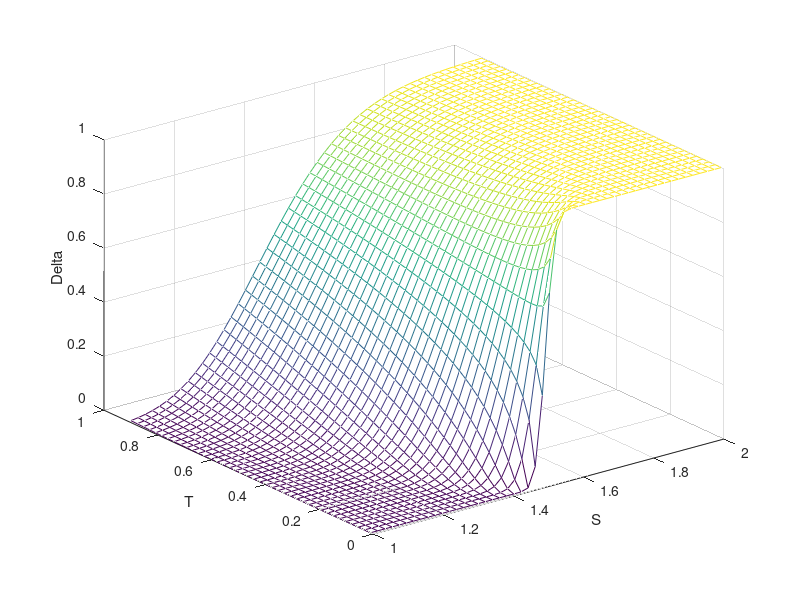
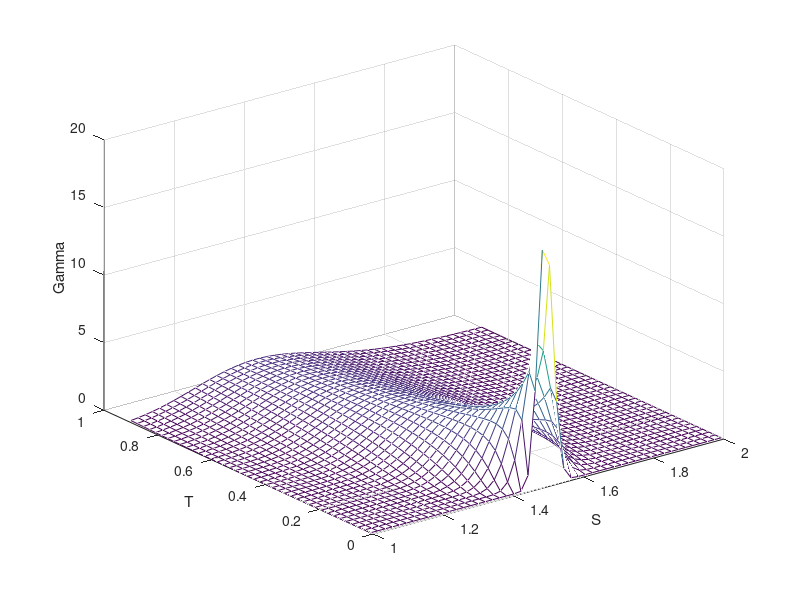
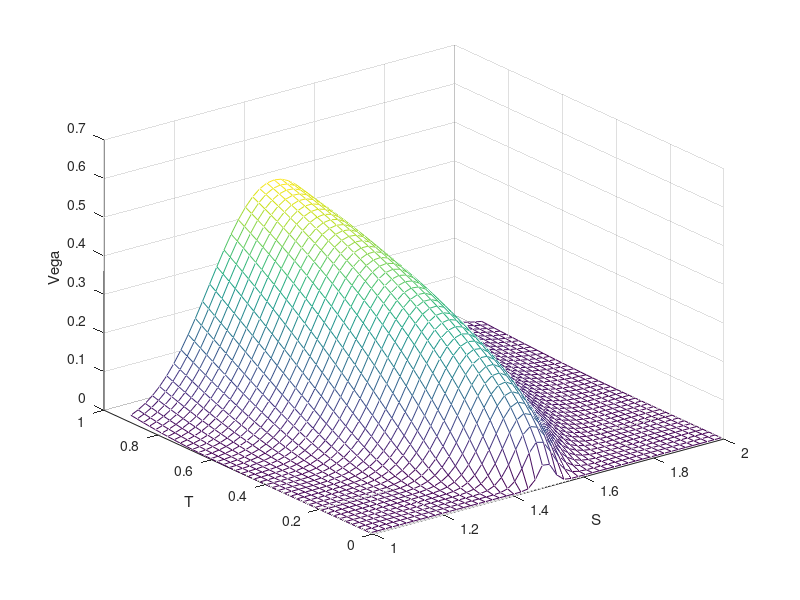
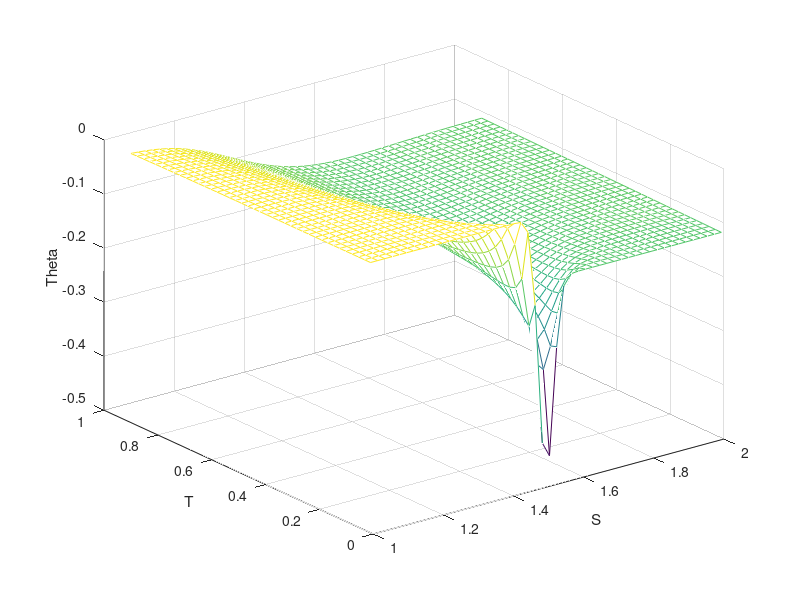

Write the MATLAB code that produced these figures, in order.
S=linspace(1,2,50);
%S=[1,1.3,1.5,1.7,2];
T=linspace(0.01,0.9,40);
%T=[0.1,0.3,0.5];
[SS,TT]=meshgrid(S,T);

k=1.5;
sigma=0.14;
r=0.08;

D1=(log(SS/k)+(r+sigma^2/2)*TT)./(sigma*sqrt(TT));
D2=(log(SS/k)+(r-sigma^2/2)*TT)./(sigma*sqrt(TT));

%==========================
%3D mesh
%==========================
%Delta
DELTAc=normcdf(D1);
DELTAp=normcdf(D1)-1;
figure(1);
mesh(SS,TT,DELTAc);
xlabel('S');ylabel('T');zlabel('Delta');

%Gamma
GAMMA = normpdf(D1)./(SS*sigma.*sqrt(TT));
figure(2);
mesh(SS,TT,GAMMA);
xlabel('S');ylabel('T');zlabel('Gamma');

%Vega
VEGA = SS.*sqrt(TT).*normpdf(D1);
figure(3);
mesh(SS,TT,VEGA);
xlabel('S');ylabel('T');zlabel('Vega');

%Theta
THETAc = -SS*sigma.*normpdf(D1)./(2*sqrt(TT))-k*r*exp(-r*TT).*normcdf(D2);
THETAp = -SS*sigma.*normpdf(D1)./(2*sqrt(TT))-k*r*exp(-r*TT).*(normcdf(D2)-1);
figure(4);
mesh(SS,TT,THETAc);
xlabel('S');ylabel('T');zlabel('Theta');

%==========================
%2D plot
%==========================
%Delta
figure(5);
plot(S,DELTAc(1,:),S,DELTAc(5,:),S,DELTAc(14,:),S,DELTAc(23,:));
xlabel('S');ylabel('Delta');
legend('T=0.01','T=0.1','T=0.3','T=0.5');
figure(6);
plot(T,DELTAc(:,16),T,DELTAc(:,26),T,DELTAc(:,36));
xlabel('T');ylabel('Delta');
legend('S=1.3','S=1.5','S=1.7');

%Gamma
figure(7);
plot(S,GAMMA(1,:),S,GAMMA(5,:),S,GAMMA(14,:),S,GAMMA(23,:));
xlabel('S');ylabel('Gamma');
legend('T=0.01','T=0.1','T=0.3','T=0.5');
figure(8);
plot(T,GAMMA(:,16),T,GAMMA(:,26),T,GAMMA(:,36));
xlabel('T');ylabel('Gamma');
legend('S=1.3','S=1.5','S=1.7');

%Vega
figure(9);
plot(S,VEGA(1,:),S,VEGA(5,:),S,VEGA(14,:),S,VEGA(23,:));
xlabel('S');ylabel('Vega');
legend('T=0.01','T=0.1','T=0.3','T=0.5');
figure(10);
plot(T,VEGA(:,16),T,VEGA(:,26),T,VEGA(:,36));
xlabel('T');ylabel('Vega');
legend('S=1.3','S=1.5','S=1.7');

%Theta
figure(11);
plot(S,THETAc(1,:),S,THETAc(5,:),S,THETAc(14,:),S,THETAc(23,:));
xlabel('S');ylabel('Theta');
legend('T=0.01','T=0.1','T=0.3','T=0.5');
figure(12);
plot(T,THETAc(:,16),T,THETAc(:,26),T,THETAc(:,36));
xlabel('T');ylabel('Theta');
legend('S=1.3','S=1.5','S=1.7');